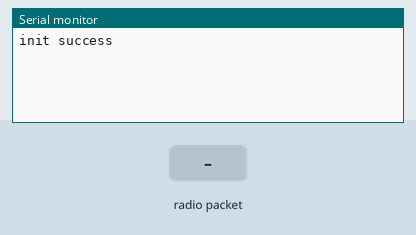
Recording of a sketch running on a simulated Arduino Uno, built with avr-gcc and run on an emulated ATmega328P. On the bench: the last lines printed to the serial monitor. Inputs (shaded band) come from the test bench. No radio packets arrive unless stated.

Above: at 1.2 s.
1.3 s: radio packet "1" arrives
At 2.4 s:
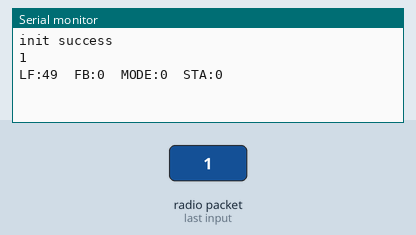
2.8 s: radio packet "0" arrives
At 3.6 s:
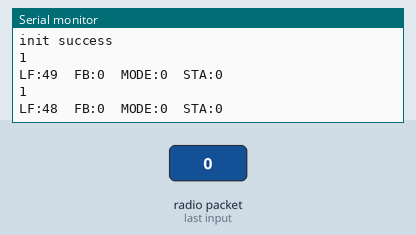
4.3 s: radio packet "2" arrives
At 4.7 s:
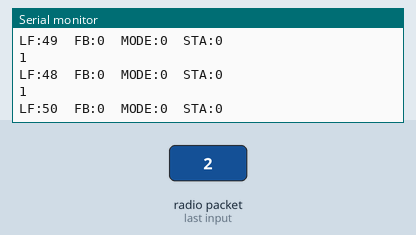

Measured:
- after the input at 1.3 s, the serial monitor: prints a new line at once (image 1)
- after the input at 2.8 s, the serial monitor: prints a new line at once (image 2)
- after the input at 4.3 s, the serial monitor: prints a new line at once (image 3)

The sketch:

Biconnect_B.ino
```cpp
/*
	Name:       bicommunication.ino
	Created:	2021/12/4 23:35:24
	Author:     LAPTOP-MR5CQQ9V\LJR
*/

// Define User Types below here or use a .h file
//
#include <SPI.h>
#include "RF24.h"
#include <MsTimer2.h>

// Define Function Prototypes that use User Types below here or use a .h file
//
#define RF24_CHANNAL_TX		100
#define MODE 2

//typedef
typedef struct
{
	struct
	{
		int left_right;
		int forw_back;
		uint8_t sta;//run: 1 || stop :0
		uint8_t mode;//circles: 1|| moving turn:0;
	}remote_tx;
	struct
	{
		int cur_speed;
		int cur_dir;
		uint8_t cur_state;
	}car_tx;
}information;

void transform(void);

//global variable
RF24 rf24(9, 10);
const byte address[][6] = { "1NODE", "2NODE" };
information info;
const byte pipe = 1;

long unsigned int global_time = 0;
volatile long unsigned int time_limit_tmp = 0;

// The setup() function runs once each time the micro-controller starts
void setup()
{
	rf24.begin();
	rf24.setChannel(RF24_CHANNAL_TX);


	rf24.openWritingPipe(address[1]); // 00002
	rf24.openReadingPipe(pipe, address[0]); // 00001

	rf24.setPALevel(RF24_PA_MAX);
  rf24.setDataRate(RF24_2MBPS);
	Serial.begin(9600);

	MsTimer2::set(10, Timer2ISR);
	Serial.println("init success");
	MsTimer2::start();
}

void Timer2ISR(void)
{
	global_time++;
}

// Add the main program code into the continuous loop() function
void loop()
{

	info.car_tx.cur_speed = 70;
	info.car_tx.cur_dir = 1;
	info.car_tx.cur_state = 0;

	transform();
}


void transform(void)
{
	if (receive((uint8_t*)&(info.remote_tx), (uint8_t)sizeof(info.remote_tx), 3))
	{
		//delay(5);//delay(5);
		send((uint8_t*)&(info.car_tx), (uint8_t)sizeof(info.car_tx));
		print_data();
	}
}

bool receive(void* data, uint8_t size1, uint8_t timelimit)
{
	bool st = false;
	rf24.startListening();
	if (rf24.available())
	{
		rf24.read((uint8_t*)data, size1);
		st = true;
	}
	return st;
}


void send(void* data, uint8_t size1)
{
	rf24.stopListening();
	delay(1);
	bool send_tmp = rf24.write((uint8_t*)data, (uint8_t)size1);
	Serial.println(send_tmp);
	rf24.startListening();
}

void print_data()
{
	Serial.print("LF:");
	Serial.print(info.remote_tx.left_right);
	Serial.print("\tFB:");
	Serial.print(info.remote_tx.forw_back);
	Serial.print("\tMODE:");
	Serial.print(info.remote_tx.sta);
	Serial.print("\tSTA:");
	Serial.print(info.remote_tx.mode);
	Serial.print("\n");
}

void print_data_2()
{
	Serial.print("cur_speed:");
	Serial.print(info.car_tx.cur_speed);
	Serial.print("\tcur_dir:");
	Serial.print(info.car_tx.cur_dir);
	Serial.print("\tcur_state:");
	Serial.print(info.car_tx.cur_state);
	Serial.print("\n");
}
```
